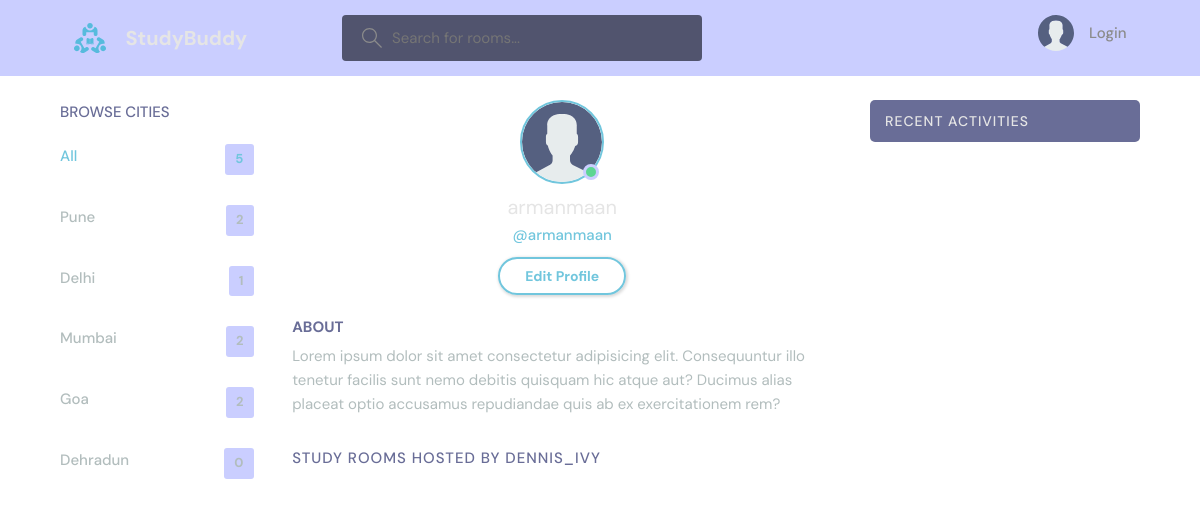
The page /profile/4/ on the database its author committed.
### base/models.py (models this page shows, shortened)
class City(models.Model):
    name = models.CharField(max_length=200)

### base/views.py (the view)
# urls.py: path('profile/<str:pk>/', views.userProfile, name="user-profile"),
def userProfile(request, pk):
    user = User.objects.get(id=pk)
    rooms = user.room_set.all()
    room_messages = user.message_set.all()
    citys = City.objects.all()
    context = {'user':user, 'rooms':rooms, 'citys':citys, 'room_messages':room_messages}
    return render(request, 'base/profile.html', context)

### base/templates/base/profile.html (shortened to what this page needs)
{% extends 'main.html' %}
{%load static%}
{% block content %}
  <main class="profile-page layout layout--3">
    <div class="container">
      {% include 'base/city_component.html' %}
      <div class="roomList">
        <div class="profile">
          <div class="profile__avatar">
            <div class="avatar avatar--large active">
              <img src= "{% static 'images/avatar.svg' %}" />
            </div>
          </div>
          <div class="profile__info">
            <h3>{{user.username}}</h3>
            <p>@{{user.username}}</p>
            <a href="edit-user.html" class="btn btn--main btn--pill">Edit Profile</a>
          </div>
          <div class="profile__about">
            <h3>About</h3>
            <p>
              Lorem ipsum dolor sit amet consectetur adipisicing elit. Consequuntur illo tenetur
              facilis sunt nemo debitis quisquam hic atque aut? Ducimus alias placeat optio
              accusamus repudiandae quis ab ex exercitationem rem?
            </p>
          </div>
        </div>
        <div class="roomList__header">
          <div>
            <h2>Study Rooms Hosted by dennis_ivy</a>
            </h2>
          </div>
        </div>
      </div>
      {% include 'base/activity_component.html' %}
    </div>
  </main>
  {% endblock content%}

### base/templates/base/city_component.html
<div class="topics">
    <div class="topics__header">
      <h2>Browse Cities</h2>
    </div>
    <ul class="topics__list">
      <li>
        <a href="{% url 'home' %}" class="active">All <span>{{citys.count}}</span></a>
      </li>
        {% for city in citys %}
        <li>
            <a href = "{% url 'home' %}?q={{city.name}}"> {{city.name}} <span> {{city.room_set.all.count}} </span> </a>
        </li>
        {% endfor%}
    </ul>
  </div>

### static/styles/style.css (style rules this page uses)
:root { --color-main: #71c6dd; --color-main-light: #e1f6fb; --color-dark: #caceff; --color-dark-medium: #51546e; --color-dark-light: #696d97; --color-light: #e5e5e5; --color-gray: #8b8b8b; --color-light-gray: #b2bdbd; --color-bg: #ffffff; --color-success: #5dd693; --color-error: #fc4b0b; }
* { font-family: "DM Sans", -apple-system, BlinkMacSystemFont, "Segoe UI", Roboto, Oxygen, Ubuntu, Cantarell, "Open Sans", "Helvetica Neue", sans-serif; margin: 0; padding: 0; box-sizing: border-box; text-rendering: optimizeLegibility; font-size: inherit; }
html { font-size: 56.25%; }
@media only screen and (min-width: 1200px) { html { font-size: 62.5%; } }
body { line-height: 1.6; font-weight: 400; font-size: 1.5rem; color: var(--color-light-gray); background-color: var(--color-bg); min-height: 100vh; }
img { width: 100%; }
a { display: inline-block; color: var(--color-main); text-decoration: none; }
.container { max-width: 120rem; width: 90%; margin: auto; }
.btn { background-color: transparent; border: none; display: inline-flex; align-items: center; gap: 1rem; cursor: pointer; transition: all ease-in-out 0.3s; padding: 1rem 2rem; border-radius: 5px; box-shadow: 1px 1px 3px 1px rgba(0, 0, 0, 0.15); font-weight: 500; }
.btn--main { background-color: var(--color-main); color: var(--color-dark); }
.btn--pill { border-radius: 10rem; font-size: 1.4rem; font-weight: 700; padding: 6px 2.5rem; color: var(--color-main); background: transparent; border: 2px solid var(--color-main); }
.avatar { position: relative; display: inline-block; border-radius: 50%; border: 2px solid var(--color-main); }
.avatar img { display: block; border-radius: 50%; object-fit: cover; object-position: center; }
.avatar::after { content: ""; display: block; position: absolute; background-color: var(--color-gray); z-index: 111; border-radius: 50%; border: 0.3rem solid var(--color-dark); }
.avatar.active::after { background-color: var(--color-success); }
.avatar.avatar--large img { display: block; width: 8rem; height: 8rem; border-radius: 50%; }
.avatar.avatar--large:after { width: 1rem; height: 1rem; bottom: 2px; right: 3.5px; }
.layout { margin-top: 2.4rem; }
.layout > .container { display: flex; justify-content: space-between; align-items: flex-start; }
.layout--3 > .container > div:first-child { flex-basis: 18%; max-width: 22.5rem; }
.layout--3 > .container > div:nth-child(2) { flex-basis: 50%; }
.topics__header { margin-bottom: 2rem; }
.topics__header h2 { text-transform: uppercase; font-weight: 500; color: var(--color-dark-light); }
.topics__list { list-style: none; }
.topics__list li a { display: flex; justify-content: space-between; margin-bottom: 3rem; font-weight: 500; color: var(--color-light-gray); transition: all 0.3s ease-in-out; }
.topics__list li a.active, .topics__list li a:hover { color: var(--color-main); }
.topics__list li a span { padding: 0.5rem 1rem; background-color: var(--color-dark); border-radius: 3px; font-size: 1.3rem; font-weight: 700; letter-spacing: 1px; }
.roomList__header { display: flex; justify-content: space-between; align-items: center; margin-bottom: 2.4rem; }
.roomList__header h2 { text-transform: uppercase; font-weight: 500; color: var(--color-light); letter-spacing: 1px; }
.profile { margin-bottom: 3rem; }
.profile__avatar { text-align: center; }
.profile__info { text-align: center; }
.profile__info h3 { font-size: 2rem; color: var(--color-light); font-weight: 400; }
.profile__info p { color: var(--color-main); font-weight: 500; margin-bottom: 1rem; }
.profile__about { margin-top: 2rem; }
.profile__about h3 { text-transform: uppercase; color: var(--color-dark-light); margin-bottom: 0.5rem; }
.profile-page .roomList__header { margin-bottom: 1.5rem; }
.profile-page .roomList__header h2 { color: var(--color-dark-light); }

### rows shown on the page
City: name "Pune", room_set.all.count "2"
City: name "Delhi", room_set.all.count "1"
City: name "Mumbai", room_set.all.count "2"
City: name "Goa", room_set.all.count "2"
City: name "Dehradun", room_set.all.count "0"

### other values the page prints
{{ citys.count }} "5"
{{ user.username }} "armanmaan"
